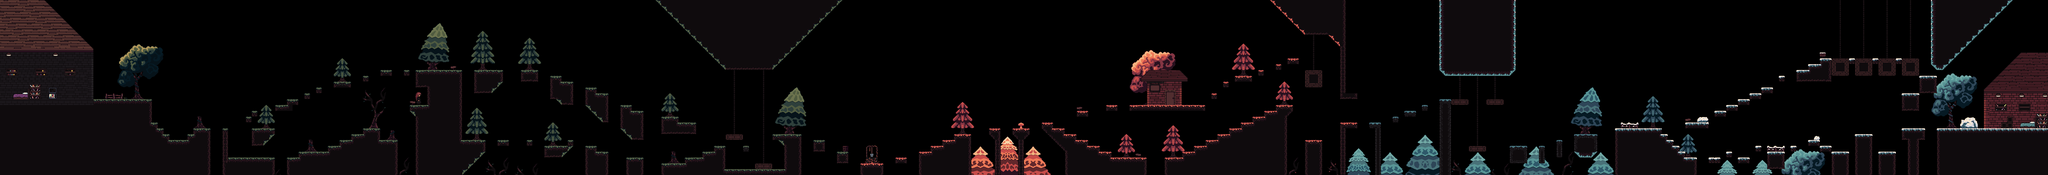

Tiled map render using the project's own tile images. Description and the map definition, with tile-layer contents summarised, below:
An orthogonal 350x30 tile map with 16x16 px tiles, 5 tile layers (Traps, Nature, Buildings, Terrain, ...) and 179 objects (155x 1, 13x 2, 10x 3, 5).

<map version="1.2" tiledversion="1.2.4" orientation="orthogonal" renderorder="right-down" width="350" height="30" tilewidth="16" tileheight="16" infinite="0" nextlayerid="7" nextobjectid="190">
 <tileset firstgid="1" name="Basic_Tiles_Only" tilewidth="16" tileheight="16" tilecount="4816" columns="86">
  <image source="Basic_Tiles_Only.png" width="1376" height="896" />
 </tileset>
 <layer id="5" name="Traps" width="350" height="30" locked="1">
  <data>[10500 cells, 648 non-empty, 41 distinct tile ids]</data>
 </layer>
 <layer id="4" name="Nature" width="350" height="30" locked="1">
  <data>[10500 cells, 1386 non-empty, 769 distinct tile ids]</data>
 </layer>
 <layer id="2" name="Buildings" width="350" height="30" locked="1">
  <data>[10500 cells, 412 non-empty, 96 distinct tile ids]</data>
 </layer>
 <layer id="1" name="Terrain" width="350" height="30" locked="1">
  <data>[10500 cells, 3064 non-empty, 102 distinct tile ids]</data>
 </layer>
 <layer id="3" name="Decoration" width="350" height="30" locked="1">
  <data>[10500 cells, 359 non-empty, 117 distinct tile ids]</data>
 </layer>
 <objectgroup id="6" name="Colliders">
  <object id="1" name="1" x="-3" y="272" width="419" height="209" />
  <object id="2" name="1" x="-0.666667" y="-0.666667" width="20" height="273.333" />
  <object id="3" name="1" x="416" y="336" width="15.3333" height="146" />
  <object id="4" name="1" x="432.667" y="352" width="15.3333" height="130.667" />
  <object id="5" name="1" x="448" y="368" width="16" height="114.667" />
  <object id="6" name="1" x="464.667" y="384.667" width="111.333" height="94.6667" />
  <object id="7" name="1" x="512.667" y="367.333" width="63.3333" height="19.3333" />
  <object id="8" name="1" x="527.333" y="352" width="49.3333" height="18.6667" />
  <object id="9" name="1" x="607.333" y="352" width="18" height="128" />
  <object id="10" name="1" x="624.667" y="432" width="126.667" height="49.3333" />
  <object id="11" name="2" x="568.667" y="460" width="50.6667" height="18" />
  <object id="12" name="2" x="743.333" y="462.667" width="53.3333" height="16" />
  <object id="13" name="1" x="672.667" y="321.333" width="15.3333" height="13.3333" />
  <object id="14" name="1" x="688.667" y="304" width="16.6667" height="16" />
  <object id="15" name="1" x="751.333" y="287.333" width="48.6667" height="16.6667" />
  <object id="16" name="1" x="783.333" y="271.333" width="32" height="18" />
  <object id="17" name="1" x="831.333" y="255.333" width="16" height="16.6667" />
  <object id="18" name="1" x="864" y="239.333" width="16" height="16.6667" />
  <object id="19" name="1" x="911.333" y="224" width="48.6667" height="15.3333" />
  <object id="20" name="1" x="992" y="208" width="16.6667" height="16" />
  <object id="21" name="1" x="1040" y="192.667" width="32.6667" height="14.6667" />
  <object id="22" name="1" x="1104.67" y="192" width="14.6667" height="15.3333" />
  <object id="23" name="1" x="927.333" y="384.667" width="160.667" height="96" />
  <object id="24" name="1" x="992.667" y="353.333" width="46.6667" height="30" />
  <object id="25" name="1" x="960" y="368.667" width="32.6667" height="17.3333" />
  <object id="26" name="1" x="896" y="400.667" width="31.3333" height="80" />
  <object id="27" name="1" x="817.333" y="416" width="78.6667" height="65.3333" />
  <object id="28" name="1" x="784" y="433.333" width="34" height="47.3333" />
  <object id="29" name="1" x="688.667" y="352.667" width="33.3333" height="46.6667" />
  <object id="30" name="1" x="722.667" y="352" width="29.3333" height="24.6667" />
  <object id="31" name="1" x="722" y="376.667" width="16" height="12" />
  <object id="32" name="1" x="1136" y="288" width="33.3333" height="191.333" />
  <object id="33" name="1" x="1136.67" y="191.333" width="31.3333" height="48.6667" />
  <object id="34" name="1" x="1168.67" y="192" width="94.6667" height="287.333" />
  <object id="35" name="1" x="1262.67" y="382.667" width="64.6667" height="34.6667" />
  <object id="36" name="1" x="1359.33" y="384" width="32" height="15.3333" />
  <object id="37" name="1" x="1120.67" y="288" width="16" height="30" />
  <object id="38" name="1" x="1296" y="193.333" width="80" height="62.6667" />
  <object id="39" name="1" x="1424.67" y="191.333" width="47.3333" height="32.6667" />
  <object id="40" name="1" x="1440.67" y="384.667" width="15.3333" height="15.3333" />
  <object id="41" name="1" x="1600.67" y="399.333" width="30" height="82" />
  <object id="42" name="1" x="1630" y="414.667" width="32.6667" height="66" />
  <object id="43" name="1" x="1503.33" y="208" width="32.6667" height="64" />
  <object id="44" name="1" x="1536" y="224.667" width="32" height="64.6667" />
  <object id="45" name="1" x="1600" y="240" width="32" height="50.6667" />
  <object id="46" name="1" x="1632.67" y="256.667" width="30.6667" height="79.3333" />
  <object id="47" name="1" x="1488.67" y="400" width="63.3333" height="32.6667" />
  <object id="48" name="1" x="1552.67" y="383.333" width="14.6667" height="27.3333" />
  <object id="49" name="1" x="1712" y="430.667" width="47.3333" height="49.3333" />
  <object id="50" name="1" x="1695.33" y="288" width="32" height="66.6667" />
  <object id="51" name="1" x="1721.33" y="304" width="38" height="80" />
  <object id="52" name="1" x="1705.33" y="352.667" width="22" height="16.6667" />
  <object id="53" name="1" x="1808" y="320.667" width="47.3333" height="48.6667" />
  <object id="54" name="1" x="1855.33" y="335.333" width="47.3333" height="32.6667" />
  <object id="55" name="1" x="1808.67" y="449.333" width="64" height="30" />
  <object id="56" name="1" x="2112" y="367.333" width="80" height="16.6667" />
  <object id="57" name="1" x="2144.67" y="382.667" width="46.6667" height="99.3333" />
  <object id="58" name="1" x="1983.33" y="462.667" width="162" height="18" />
  <object id="59" name="1" x="1950.67" y="399.333" width="33.3333" height="82.6667" />
  <object id="60" name="1" x="1921.33" y="415.333" width="30" height="64.6667" />
  <object id="61" name="1" x="1871.33" y="431.333" width="49.3333" height="54" />
  <object id="62" name="1" x="2223.33" y="384" width="34" height="31.3333" />
  <object id="63" name="1" x="2287.33" y="416" width="32" height="30.6667" />
  <object id="64" name="1" x="2352.67" y="449.333" width="63.3333" height="29.3333" />
  <object id="65" name="1" x="2448" y="432" width="31.3333" height="16" />
  <object id="66" name="1" x="2032" y="401.333" width="14.6667" height="15.3333" />
  <object id="67" name="1" x="2512" y="417.333" width="32" height="64.6667" />
  <object id="68" name="1" x="2545.33" y="400.667" width="32.6667" height="80.6667" />
  <object id="69" name="1" x="2576.67" y="383.333" width="31.3333" height="103.333" />
  <object id="70" name="1" x="2608.67" y="368.667" width="47.3333" height="113.333" />
  <object id="71" name="1" x="2704" y="351.333" width="32.6667" height="20.6667" />
  <object id="72" name="1" x="2720" y="370" width="15.3333" height="111.333" />
  <object id="73" name="1" x="2768.67" y="352" width="46.6667" height="30" />
  <object id="74" name="1" x="2783.33" y="380.667" width="16.6667" height="100" />
  </objectgroup>
</map>
<!-- 105 of 179 objects omitted -->
